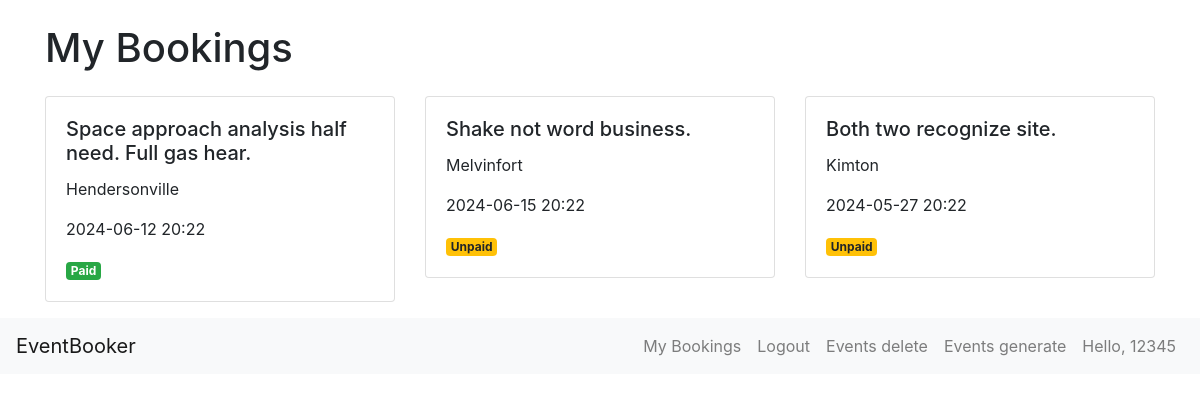
Page /bookings (signed in) on the earlier database version.
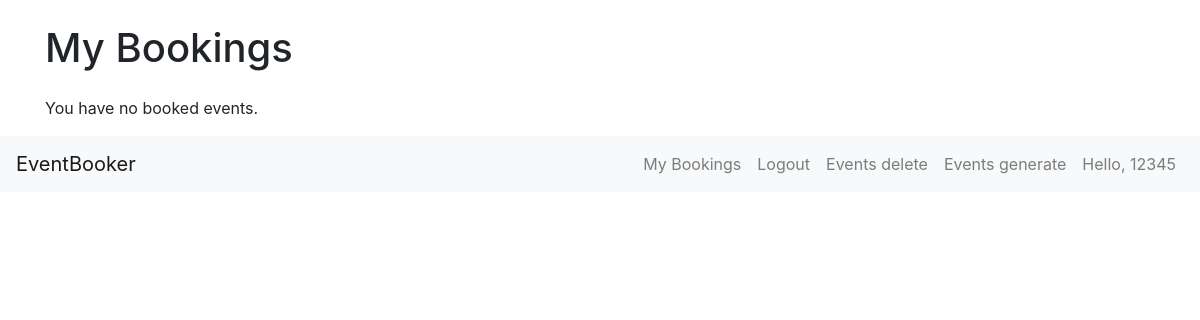
Same page on the later database version.
### app/models.py (models this page shows)
class Booking(db.Model):
    id = db.Column(db.Integer, primary_key=True)
    user_id = db.Column(db.Integer, db.ForeignKey('user.id'), nullable=False)
    event_id = db.Column(db.Integer, db.ForeignKey('event.id'), nullable=False)
    booked_on = db.Column(db.DateTime, default=datetime.utcnow)
    is_paid = db.Column(db.Boolean, default=False)

class Event(db.Model):
    id = db.Column(db.Integer, primary_key=True)
    name = db.Column(db.String(100), nullable=False)
    location = db.Column(db.String(100), nullable=False)
    date = db.Column(db.DateTime, nullable=False)
    genre = db.Column(db.String(50))
    rating = db.Column(db.Float, default=0.0)
    bookings = db.relationship('Booking', backref='event', lazy=True, cascade='all, delete-orphan')

### app/routes.py (the view)
@app.route('/bookings')
@login_required
def bookings() -> str:
    bookings = Booking.query.join(Event).filter(Booking.user_id == current_user.id, Event.id != None).all()
    return render_template('bookings.html', bookings=bookings)

### app/models.py (called while the page is built)
@login_manager.user_loader
def load_user(user_id):
    return User.query.get(int(user_id))

### app/templates/bookings.html
{% extends 'base.html' %}
{% block content %}
<div class="container mt-4">
    <h1 class="mb-4">My Bookings</h1>
    {% if bookings %}
        <div class="row">
            {% for booking in bookings %}
            <div class="col-md-4 mb-3">
                <div class="card">
                    <div class="card-body">
                        <h5 class="card-title">{{ booking.event.name }}</h5>
                        <p class="card-text">{{ booking.event.location }}</p>
                        <p class="card-text">{{ booking.event.date.strftime('%Y-%m-%d %H:%M') }}</p>
                        {% if booking.is_paid %}
                            <span class="badge badge-success">Paid</span>
                        {% else %}
                            <span class="badge badge-warning">Unpaid</span>
                        {% endif %}
                    </div>
                </div>
            </div>
            {% endfor %}
        </div>
    {% else %}
        <p>You have no booked events.</p>
    {% endif %}
</div>
{% endblock %}

Differences in the rows shown:
no longer on this page (row edited): Booking: event.name "Space approach analysis half need. Full gas hear.", event.location "Hendersonville", event "2024-06-12 20:22", is_paid "Paid"
removed Booking: event.name "Shake not word business.", event.location "Melvinfort", event "2024-06-15 20:22", is_paid "Unpaid"
removed Booking: event.name "Both two recognize site.", event.location "Kimton", event "2024-05-27 20:22", is_paid "Unpaid"
Other differences:
text now shown: "You have no booked events."
